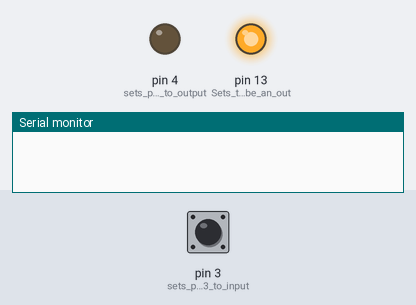
The sketch below on a simulated Arduino Uno, built with avr-gcc and run on an emulated ATmega328P. On the bench: output pins drawn as LEDs (lit = HIGH), the last lines printed to the serial monitor. Inputs (shaded band) come from the test bench; at power-on: pin 3 (sets_pin_3_to_input) LOW.

Above: at 1.2 s.
1.3 s: pin 3 (sets_pin_3_to_input) pulled HIGH for 0.15 s
2.9 s: pin 3 (sets_pin_3_to_input) pulled HIGH for 1 s
At 3.2 s:
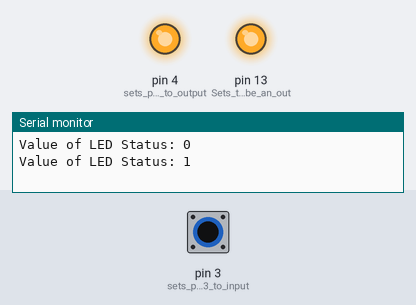
5.4 s: pin 3 (sets_pin_3_to_input) pulled HIGH for 3.2 s
At 6.3 s:
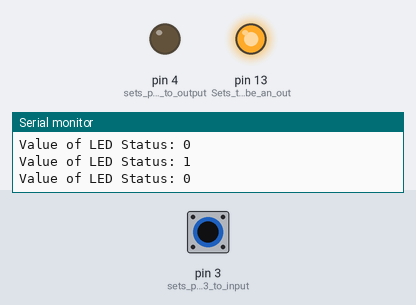
Timing chart, 0 to 8.4 s (numbered marks = the images above; inputs shaded):
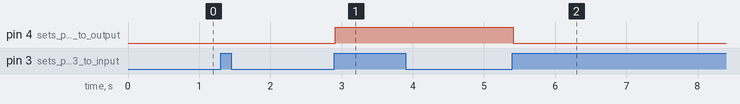

Measured:
- after the input at 2.9 s, pin 4 (sets_pin_4_to_output): LOW → HIGH at once
- after the input at 5.4 s, pin 4 (sets_pin_4_to_output): HIGH → LOW at once

The sketch:

calculator.ino
```cpp
int previousValue = 0;
int currentValue = 0;
int LEDStatus = 1;

void setup() {
  Serial.begin(9600);

  // put your setup code here, to run once:
  pinMode(13, OUTPUT); //Sets the pin to be an output
  pinMode(3, INPUT); //sets pin 3 to input
  pinMode(4, OUTPUT); // sets pin 4 to output

  digitalWrite(13, HIGH); //Sets the third pin to high

}

void loop() {
  // put your main code here, to run repeatedly:
  currentValue = digitalRead(3);

  if(previousValue == 0 && currentValue == 1){
    //debounce
    delay(10);

    //change the status of the output
    LEDStatus = (LEDStatus - 1) * -1;
    digitalWrite(4, LEDStatus);
    Serial.print("Value of LED Status: ");
    Serial.println(LEDStatus);
  } else if (previousValue == 1 && currentValue == 0){
    //debounce
    delay(10);
  }

  previousValue = currentValue;

}
```
